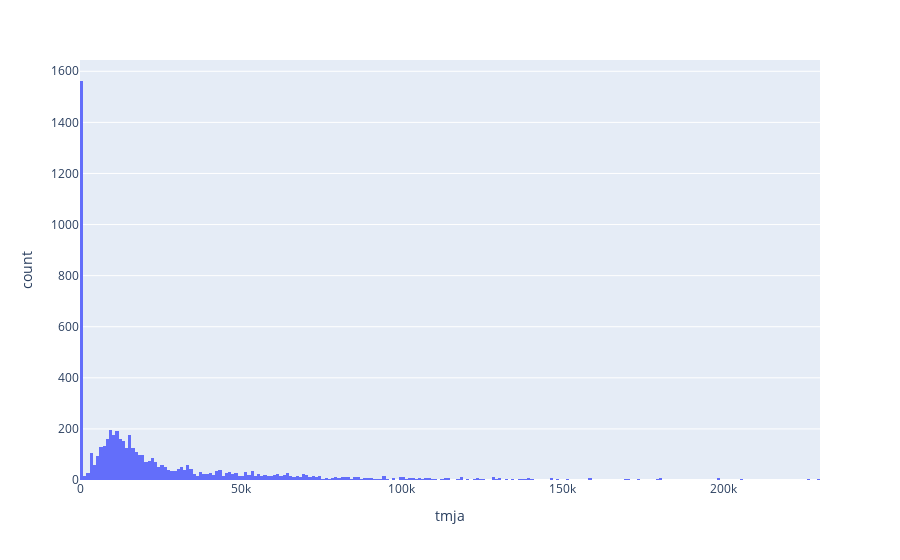

Notebook cell for this chart:
### Markdown cell above
Beaucoup de traffic nul, cela doit être des données manquantes, plutôt...

### Code cell
fig = px.histogram(tmja_wrs84, 'tmja', nbins=300)
fig.show()

### Figure 1 — Plotly figure (JSON) as saved in the notebook; plotly's stock layout.template omitted (floating-point values rounded to 4 significant figures; data arrays with more than 128 entries replaced by an {"elided": "..."} marker saying what was removed)
{"data": [{"alignmentgroup": "True", "bingroup": "x", "hovertemplate": "tmja=%{x}<br>count=%{y}<extra></extra>", "legendgroup": "", "marker": {"color": "#636efa", "pattern": {"shape": ""}}, "name": "", "nbinsx": 300, "offsetgroup": "", "orientation": "v", "showlegend": false, "type": "histogram", "x": {"elided": "5968 int values"}, "xaxis": "x", "yaxis": "y"}], "layout": {"barmode": "relative", "legend": {"tracegroupgap": 0}, "margin": {"t": 60}, "xaxis": {"anchor": "y", "domain": [0, 1], "title": {"text": "tmja"}}, "yaxis": {"anchor": "x", "domain": [0, 1], "title": {"text": "count"}}}}
